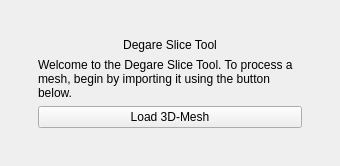
      <widget class="QWidget" name="WelomeWidget">
       <attribute name="title">
        <string>Start</string>
       </attribute>
       <layout class="QVBoxLayout" name="verticalLayout">
        <item>
         <widget class="QWidget" name="widget" native="true">
          <layout class="QHBoxLayout" name="horizontalLayout">
           <property name="sizeConstraint">
            <enum>QLayout::SetDefaultConstraint</enum>
           </property>
           <item>
            <widget class="QWidget" name="widget" native="true">
             <property name="maximumSize">
              <size>
               <width>300</width>
               <height>50000</height>
              </size>
             </property>
             <layout class="QVBoxLayout" name="verticalLayout_3">
              <item>
               <widget class="QWidget" name="widget_3" native="true">
                <property name="sizePolicy">
                 <sizepolicy hsizetype="Preferred" vsizetype="Preferred">
                  <horstretch>0</horstretch>
                  <verstretch>0</verstretch>
                 </sizepolicy>
                </property>
                <property name="maximumSize">
                 <size>
                  <width>16777215</width>
                  <height>500</height>
                 </size>
                </property>
                <layout class="QVBoxLayout" name="verticalLayout_4" stretch="0,1,0">
                 <item>
                  <widget class="QLabel" name="label">
                   <property name="text">
                    <string>Degare Slice Tool</string>
                   </property>
                   <property name="alignment">
                    <set>Qt::AlignCenter</set>
                   </property>
                  </widget>
                 </item>
                 <item alignment="Qt::AlignTop">
                  <widget class="QLabel" name="label">
                   <property name="text">
                    <string>Welcome to the Degare Slice Tool. To process a mesh, begin by importing it using the button below.</string>
                   </property>
                   <property name="wordWrap">
                    <bool>true</bool>
                   </property>
                  </widget>
                 </item>
                 <item>
                  <widget class="QPushButton" name="pushButton_load_mesh">
                   <property name="text">
                    <string>Load 3D-Mesh</string>
                   </property>
                  </widget>
                 </item>
                </layout>
               </widget>
              </item>
             </layout>
            </widget>
           </item>
          </layout>
         </widget>
        </item>
       </layout>
      </widget>
